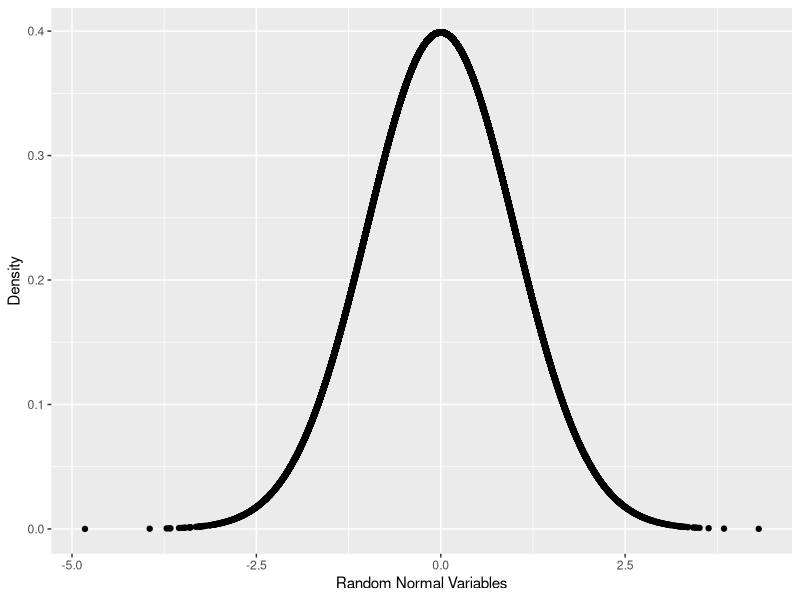
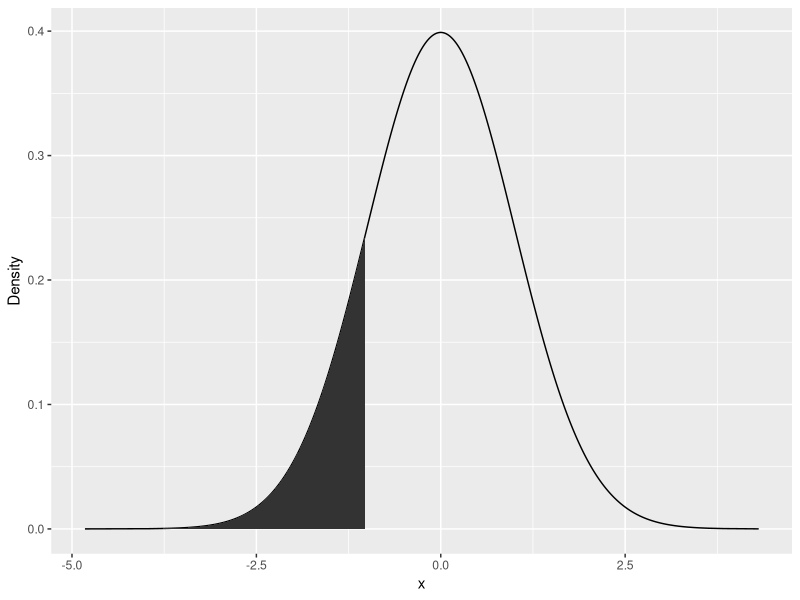
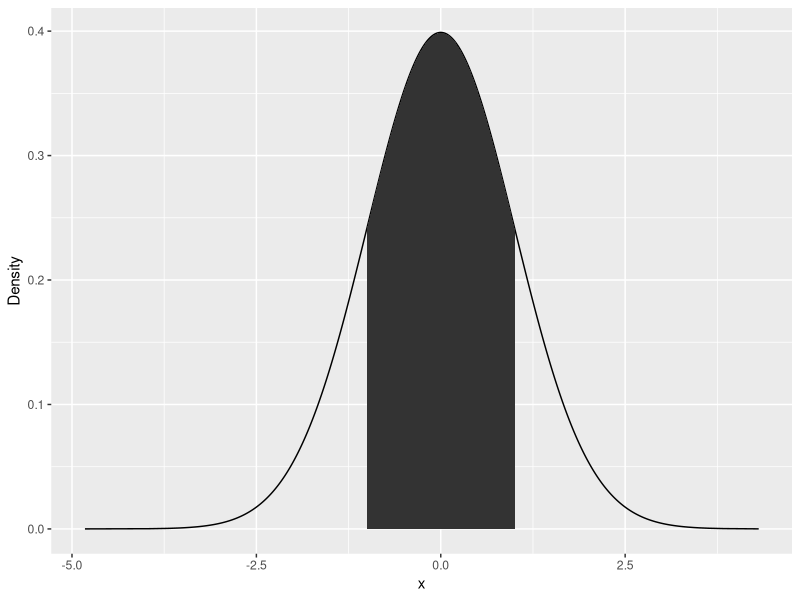
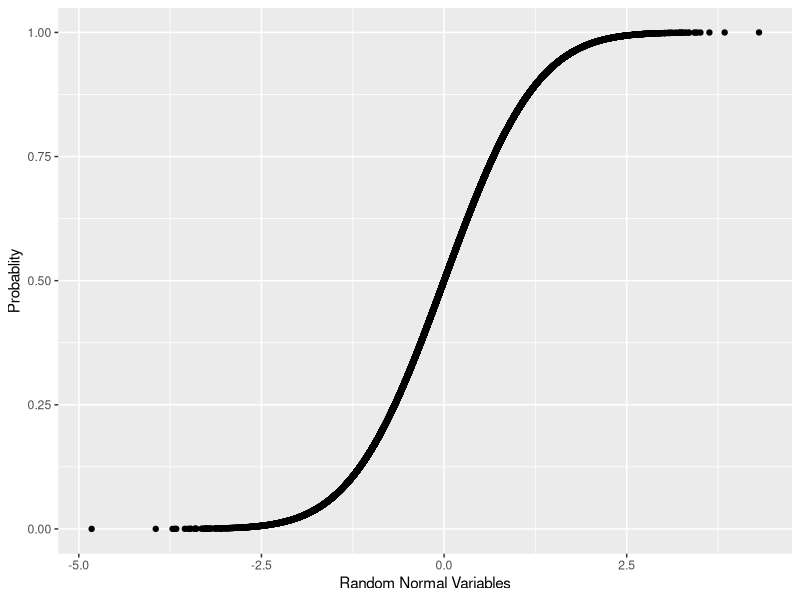
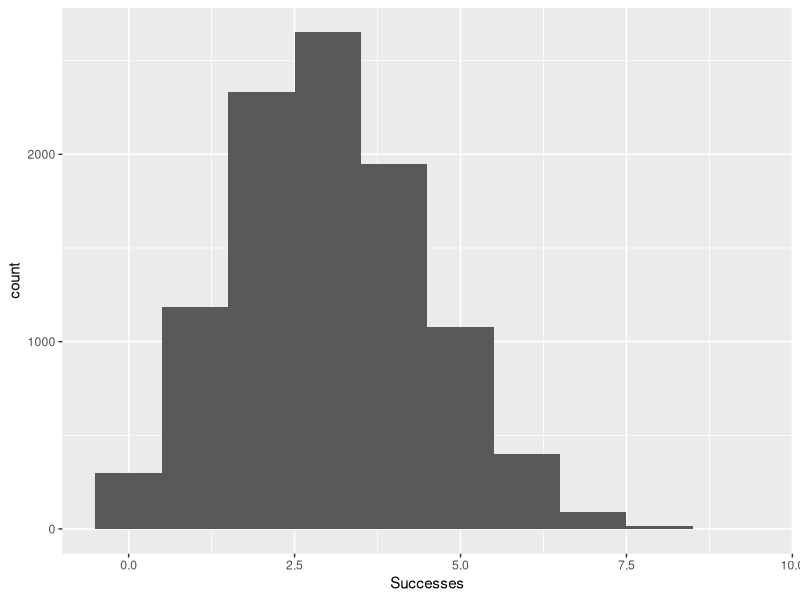
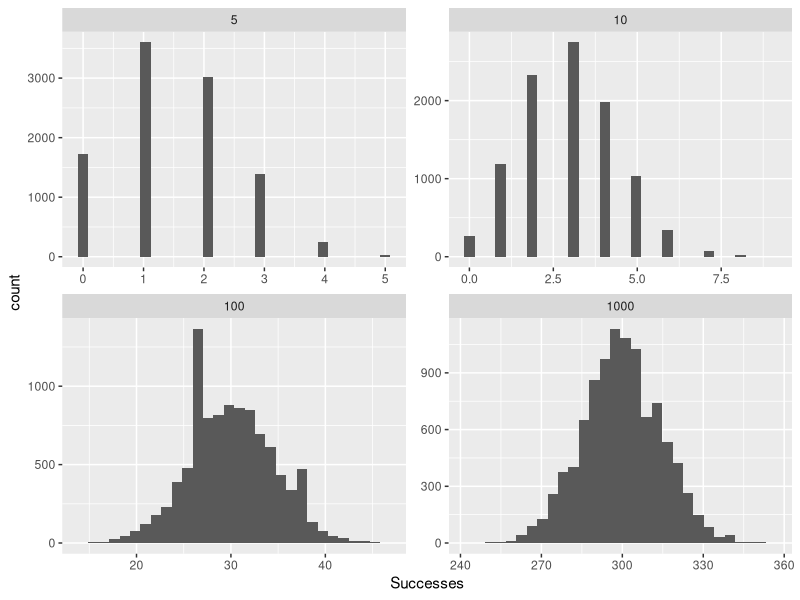
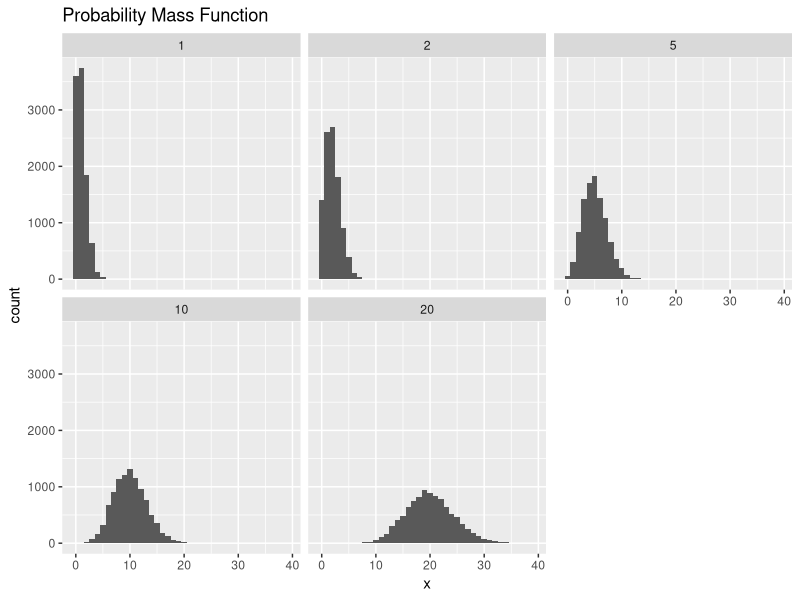
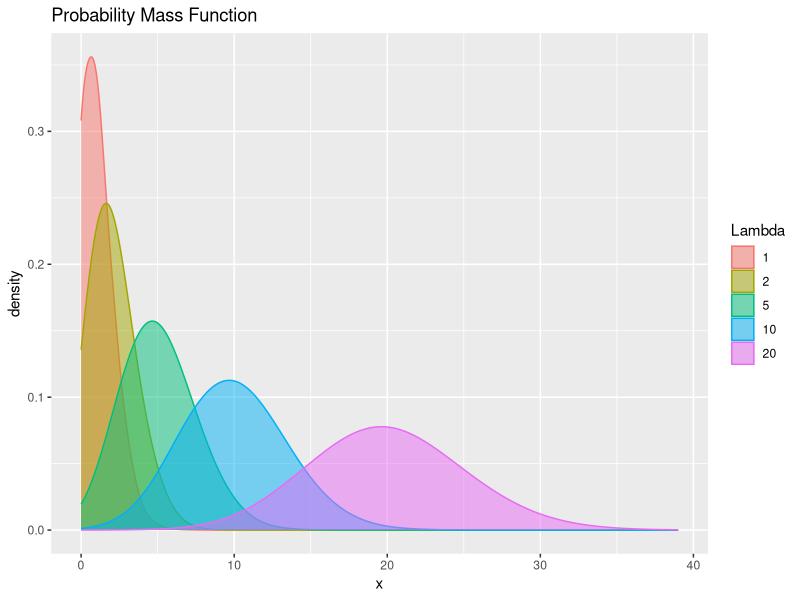

These figures' R source, in order:
rnorm(n=10)
rnorm(n=10, mean=100, sd=20)

randNorm10 <- rnorm(10)
randNorm10
dnorm(randNorm10)
dnorm(c(-1, 0, 1))

#-------------------------------------------------

randNorm <- rnorm(30000)
randDensity <- dnorm(randNorm)

library(ggplot2)

ggplot(data.frame(x=randNorm, y=randDensity)) + aes(x=x, y=y) + 
  geom_point() + labs(x="Random Normal Variables", y="Density")

#-------------------------------------------------

pnorm(randNorm10)
pnorm(c(-3, 0, 3))
pnorm(-1)

pnorm(1) - pnorm(0)

pnorm(1) - pnorm(-1)

#-------------------------------------------------

p = ggplot(data.frame(x=randNorm, y=randDensity)) + aes(x=x, y=y) +
  geom_line() + labs(x="x", y="Density")

neg1seq <- seq(from=min(randNorm), to=-1, by=.1)
lessThanNeg1 <- data.frame(x=neg1seq, y=dnorm(neg1seq))
head(lessThanNeg1)
lessThanNeg1 <- rbind(c(min(randNorm), 0), 
                      lessThanNeg1, 
                      c(max(lessThanNeg1$x), 0))

p + geom_polygon(data=lessThanNeg1, aes(x=x, y=y))

neg1pos1Seq <- seq(from=-1, to=1, by=.1)
neg1to1 <- data.frame(x=neg1pos1Seq, y=dnorm(neg1pos1Seq))
head(neg1to1)
neg1to1 <- rbind(c(min(neg1to1$x), 0),
                 neg1to1,
                 c(max(neg1to1$x), 0))

p + geom_polygon(data=neg1to1, aes(x=x, y=y))

#-------------------------------------------------

randProb <- pnorm(randNorm)
ggplot(data.frame(x=randNorm, y=randProb)) + aes(x=x, y=y) + 
  geom_point() + labs(x="Random Normal Variables", y="Probablity")

randNorm10
qnorm(pnorm(randNorm10))

#-------------------------------------------------
#-------------------------------------------------

rbinom(n=1, size=10, prob=.4)
rbinom(n=5, size=10, prob=.4)
rbinom(n=10, size=10, prob=.4)

rbinom(n=1, size=1, prob=.4)
rbinom(n=5, size=1, prob=.4)
rbinom(n=10, size=1, prob=.4)

library(ggplot2)
binomData <- data.frame(Successes=rbinom(n=10000, size=10, prob=.3))
ggplot(binomData, aes(x=Successes)) + geom_histogram(binwidth=1)

binom5 <- data.frame(Successes=rbinom(n=10000, size=5, prob=.3), Size=5)
binom10 <- data.frame(Successes=rbinom(n=10000, size=10, prob=.3), Size=10)
binom100 <- data.frame(Successes=rbinom(n=10000, size=100, prob=.3), Size=100)
binom1000 <- data.frame(Successes=rbinom(n=10000, size=1000, prob=.3), Size=1000)

binomAll <- rbind(binom5, binom10, binom100, binom1000)

ggplot(binomAll, aes(x=Successes))  + geom_histogram() + facet_wrap(~ Size, scales="free")

#-------------------------------------------------

dbinom(x=3, size=10, prob=.3)
pbinom(q=3, size=10, prob=.3)

dbinom(x=1:10, size=10, prob=.3)
pbinom(q=1:10, size=10, prob=.3)

qbinom(p=.3, size=10, prob=.3)
qbinom(p=c(.3, .35, .4, .5, .6), size=10, prob=.3)

#-------------------------------------------------
#-------------------------------------------------

pois1 <- rpois(n=10000, lambda=1)
pois2 <- rpois(n=10000, lambda=2)
pois5 <- rpois(n=10000, lambda=5)
pois10 <- rpois(n=10000, lambda=10)
pois20 <- rpois(n=10000, lambda=20)

pois <- data.frame(Lambda.1=pois1, 
                   Lambda.2=pois2, 
                   Lambda.5=pois5, 
                   Lambda.10=pois10, 
                   Lambda.20=pois20)

library(reshape2)

pois <- melt(data=pois, variable.name="Lambda", value.name="x")

library(stringr)

pois$Lambda <- as.factor(as.numeric(str_extract(string=pois$Lambda, pattern="\\d+")))

library(ggplot2)
ggplot(pois, aes(x=x)) + geom_histogram(binwidth = 1) + 
  facet_wrap(~ Lambda) + ggtitle("Probability Mass Function")

ggplot(pois, aes(x=x)) + 
  geom_density(aes(group=Lambda, color=Lambda, fill=Lambda), adjust=4, alpha=.5) + 
  scale_colour_discrete() + scale_fill_discrete() +
  ggtitle("Probability Mass Function")
